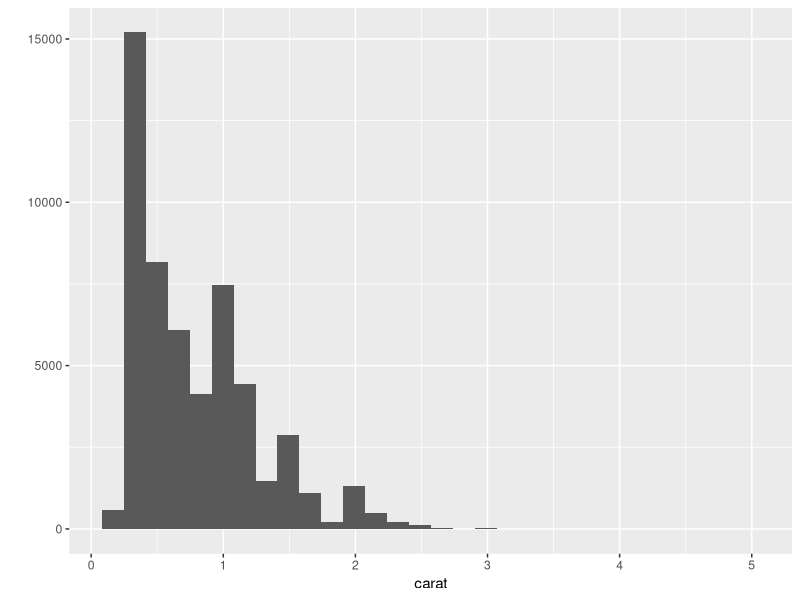
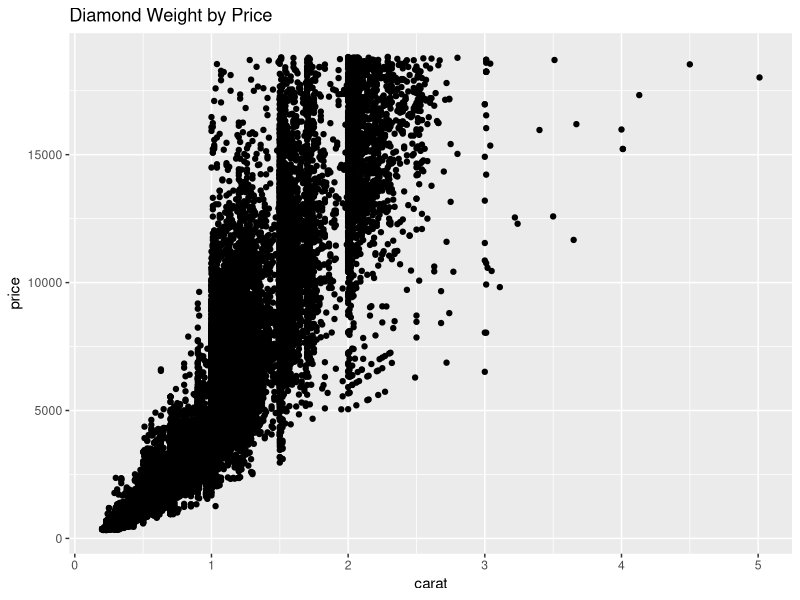
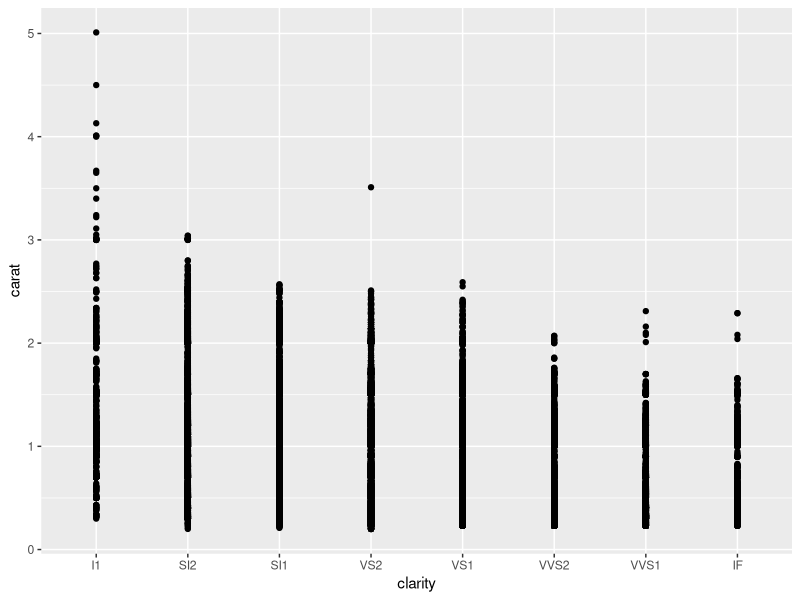
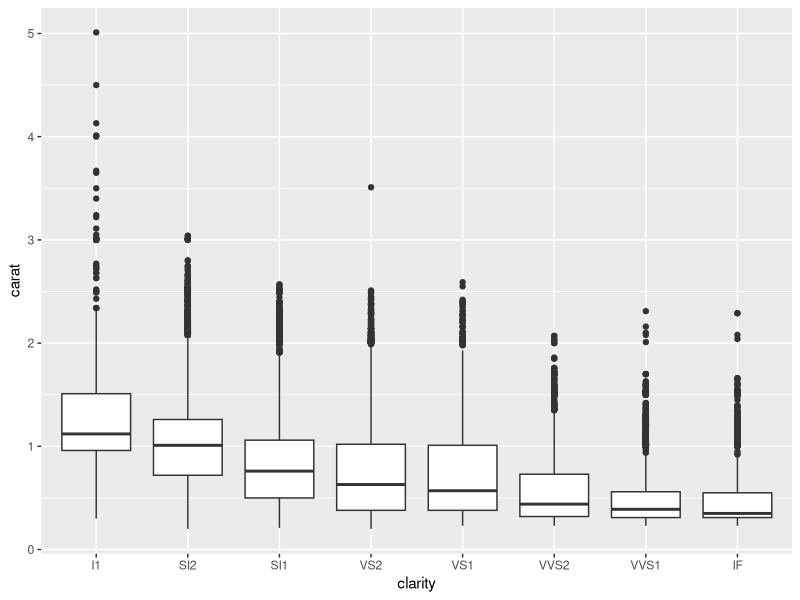
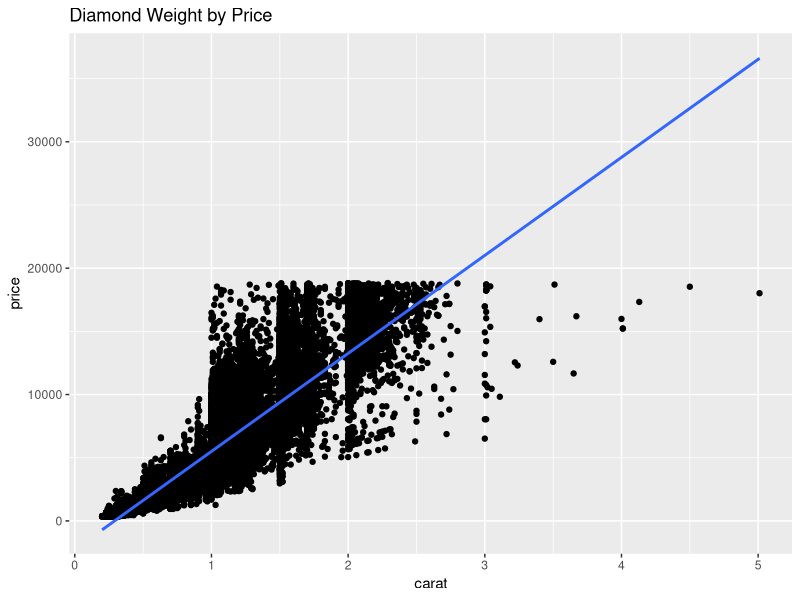
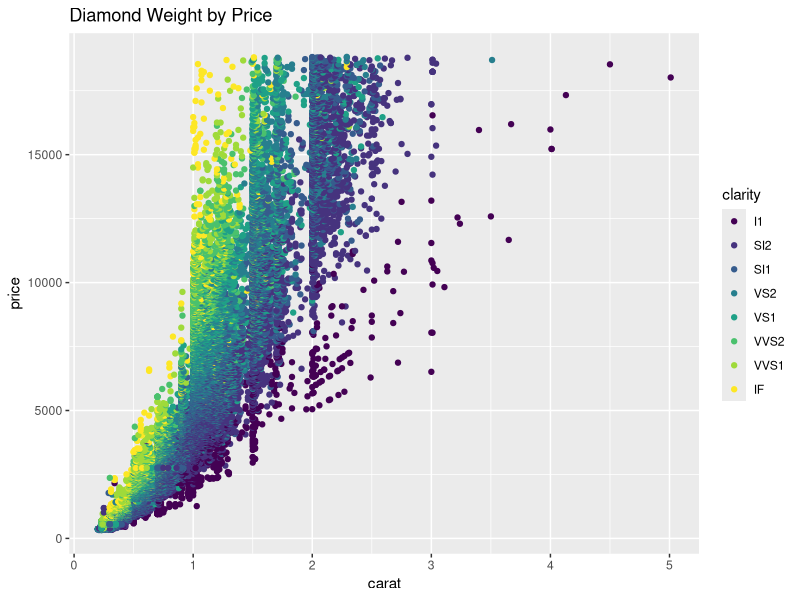
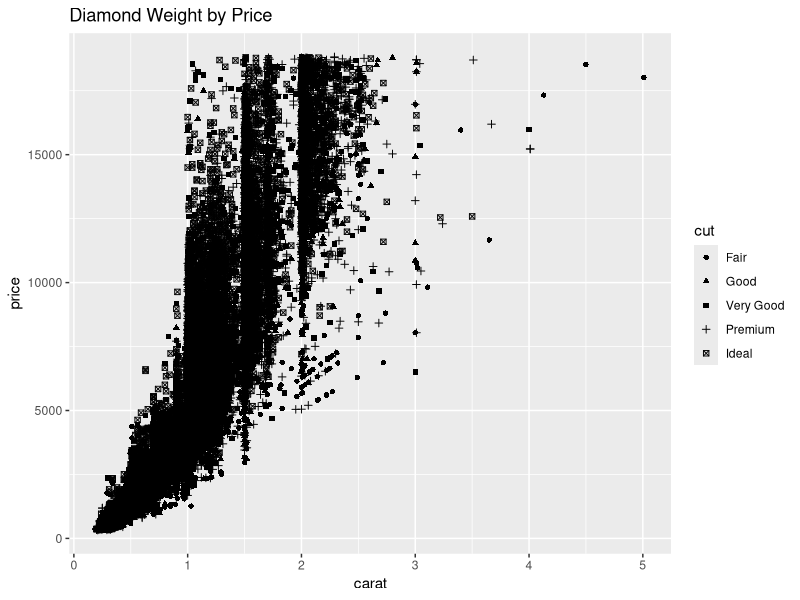
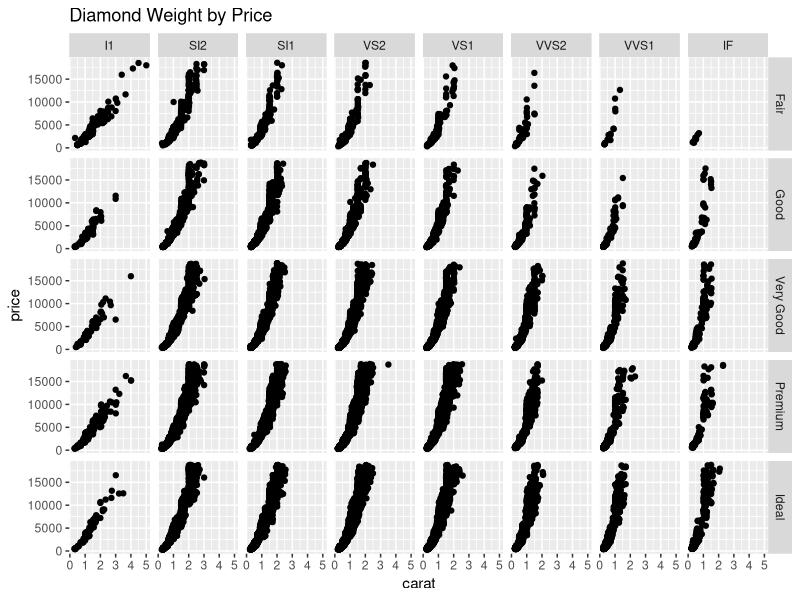

Write R code to recreate these figures, in order.
## ---- chunk 1
library(ggplot2)
head(diamonds)
## ---- chunk 2
library(ggplot2)
qplot(x=carat, data=diamonds)
## ---- chunk 3
qplot(x=carat, y=price, data=diamonds, main="Diamond Weight by Price")
## ---- chunk 4
qplot(x=clarity, y=carat, data=diamonds)
## ---- chunk 5
qplot(x=clarity, y=carat, data=diamonds, geom="boxplot")
## ---- chunk 6
qplot(x=carat, y=price, data=diamonds, main="Diamond Weight by Price") + stat_smooth(method="lm")
## ---- chunk 7
qplot(x=carat, y=price, data=diamonds, main="Diamond Weight by Price", color=clarity)
qplot(x=carat, y=price, data=diamonds, main="Diamond Weight by Price", shape=cut)
## ---- chunk 8
qplot(x=carat, y=price, data=diamonds, main="Diamond Weight by Price", facets=cut~clarity)
## ---- chunk 9

qplot(x=carat, y=price, data=diamonds, main="Diamond Weight by Price", color=clarity)+ theme_bw(20)

qplot(x=carat, y=price, data=diamonds, main="Diamond Weight by Price", color=clarity) + theme_classic(20)

## ---- chunk 10
theme_set(theme_bw(20))
qplot(price, data=diamonds)
qplot(depth, table, data=diamonds)
## ---- chunk 11
for(i in 1:100){
  print(paste("i ^ 2 = ", i^2))
}
